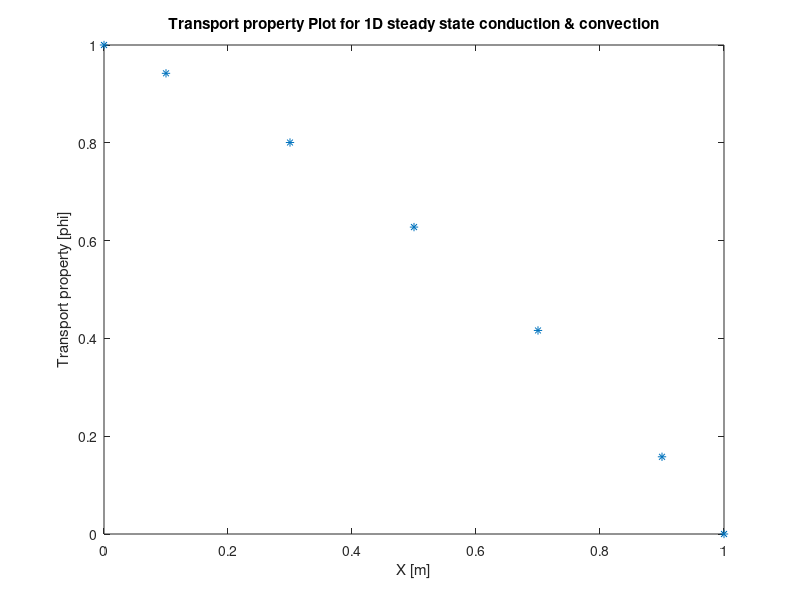

The MATLAB source for this figure:
%Code for 1d steady state diffusion and convection using FVM (CDS Scheme)
rho = 1; %density units must be kg/m^3
u = 0.1; %velocity units must be m/s
K = 0.1; %diffusion coeff units must be kg/m.s
L = 1; %length of 1d problem
n = 5; %node points
dx = L/n; %distance between points
phi_a = 1; %transport property at point a
phi_b = 0; %transport property at point a
F = rho*u; %flux 
D = K/dx; %diffusion 
fvm_x = dx/2:dx:(L-(dx/2)); %nodal distance values used for FVM
x = zeros(n+2,1); %creating matrix for x distance(m)
x(2,1) = dx/2; %second distance is equal to dx/2 which is first node point used in FVM
x(end) = L; %last element of x must be its length
for i = 3:n+1 %for loop for making the array x with nodal distances with A and B points
    x(i,1) = x(i-1,1) + dx; %array of nodal points distance values
end
ap = zeros(n,1); %preallocating array for ap coefficients
aw = zeros(n,1); %preallocating array for aw coefficients
ae = zeros(n,1); %preallocating array for ae coefficients
su = zeros(n,1); %preallocating array for su coefficients
sp = zeros(n,1); %preallocating array for sp coefficients
for i = 2:n %for loop for making array for aw coefficients
    aw(i,1) = D + (F/2); %aw coefficient value
end
for i = 1:n-1 %for loop for making array for ae coefficients
    ae(i,1) = D - (F/2); %ae coefficient value
end
for i = 2:n-1 %for loop for making array for ap coefficients
    ap(i,1) = (D + (F/2)) + (D - (F/2)); %ap coefficient value
end
for i = 1:n %for loop for making arrays for ap , su & sp coefficients
    if i==1 %if condition for node 1
        su(i,1) = (2*D + F)*phi_a;  %su coefficient value
        sp(i,1) = -(2*D + F);  %sp coefficient value
        ap(i,1) = (D - (F/2)) + (2*D + F);  %ap coefficient value
    elseif i==n %elseif condition for node n
        su(i,1) = (2*D - F)*phi_b;  %su coefficient value
        sp(i,1) = -(2*D - F);  %sp coefficient value
        ap(i,1) = (D + (F/2)) + (2*D - F);  %ap coefficient value
    end
end
%solution with TDMA
%a, b, c are the column vectors for the compressed tridiagonal matrix, d is the right vector and x is the output which is solution
S = zeros(n,n); %preallocating array for solution
X = zeros(n,1); %preallocating array for solution
B = zeros(n,1); %preallocating array for solution
phi = zeros(n+2,1); %preallocating array for solution
a = zeros(n-1,1); %preallocating array for TDMA
b = zeros(n,1); %preallocating array for TDMA
c = zeros(n-1,1); %preallocating array for TDMA
d = zeros(n,1); %preallocating array for TDMA
phi(1) = phi_a; %first element is  phi_a
phi(end) = phi_b; %last element is phi_b
for i = 1:n %for loop for making arrays S & B
    if i==1 %if condition for node 1
        S(i,i) = (D - (F/2)) + (2*D + F); %ap value at node 1
        b(i,1) = (D - (F/2)) + (2*D + F); %ap value at node 1
        B(i,1) = (2*D + F)*phi_a; %su value at node 1
        d(i,1) = (2*D + F)*phi_a; %su value at node 1
    elseif i==n
        S(i,i) = (D + (F/2)) + (2*D - F); %ap value at node n
        b(i,1) = (D + (F/2)) + (2*D - F); %ap value at node n
        B(i,1) = (2*D - F)*phi_b; %su value at node n
        d(i,1) = (2*D - F)*phi_b; %su value at node n
    end
end
for i = 2:n-1 %for loop for making array S 
    S(i,i) = (D + (F/2)) + (D - (F/2)); %ap value at nodes 2 to n-1
    b(i,1) = (D + (F/2)) + (D - (F/2)); %ap value at nodes 2 to n-1
end
for i = 1:n-1 %for loop for making array S 
    S(i,i+1) = -(D - (F/2)); %ae value from node 1 to n-1
    c(i,1) = -(D - (F/2)); %ae value from node 1 to n-1
    S(i+1,i) = -(D + (F/2)); %aw value from node 2 to n
    a(i,1) = -(D + (F/2)); %aw value from node 2 to n
end
N = length(d); %N is the number of rows
c(1) = c(1) / b(1); %Division by zero risk
d(1) = d(1) / b(1); %Division by zero risk
for i = 2:N-1
    temp = b(i) - a(i) * c(i-1);
    c(i) = c(i) / temp;
    d(i) = (d(i) - a(i) * d(i-1))/temp;
end
%back substitution
d(N) = (d(N) - a(N-1) * d(N-1))/( b(N) - a(N-1) * c(N-1));
X(N,1) = d(N);
for i = N-1:-1:1
    X(i,1) = d(i,1) - c(i,1) * X(i + 1,1);
end
for i = 1:n
    phi(i+1,1) = X(i,1);
end
figure (1)
plot(x,phi,'*')
title('Transport property Plot for 1D steady state conduction & convection')
xlabel('X [m]')
ylabel('Transport property [phi]')
